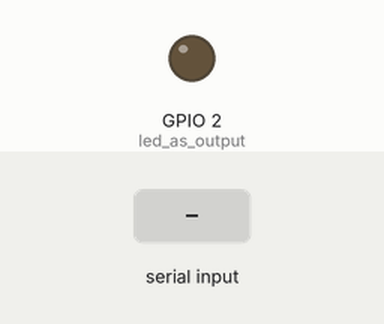
This sketch was run on a simulated ESP32. On the bench: output pins drawn as LEDs (lit = HIGH). Dashed ring = blinking. The test bench sets the inputs (shaded band). Nothing arrives over Bluetooth unless stated.

Above: at 1.2 s.
1.3 s: "B" received over the second serial link
At 1.75 s:
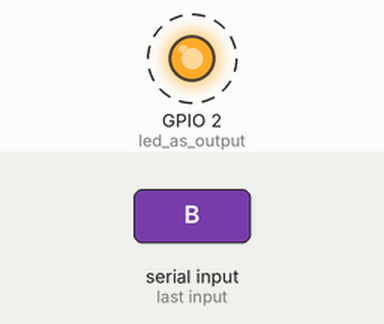
Timing chart, 0 to 10.3 s (numbered marks = the images above; inputs shaded):
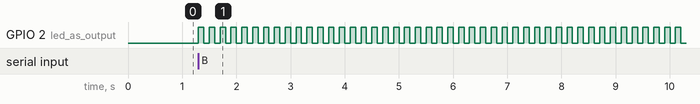

The sketch:

Bluetooth.ino
```cpp
#include <BluetoothSerial.h>
BluetoothSerial BT;
char r;     //variable to read

void setup()
{
BT.begin("Shruti's ESP");   //device name to be displayed
pinMode( 2, OUTPUT);    //led as output
}

void loop()
{
  r = BT.read();    //read command sent via bluetooth
  if (r == '1')         //r=1 LED ON
  {
    digitalWrite( 2, HIGH);
  }
  if ( r == '0')        //r-0 LED OFF
  {
    digitalWrite( 2, LOW);
  }
  if(r == 'B')          //r=B LED BLINK
  {
    while(r != 'E')     //r=E END BLINKING
    {digitalWrite( 2,HIGH);
    delay(100);
    digitalWrite( 2,LOW);
    delay(100);
    r = BT.read();
    }
  }
}
```

Measured:
- after the input at 1.3 s, GPIO 2 (led_as_output): alternates HIGH for 0.10 s and LOW for 0.10 s, starting at once
